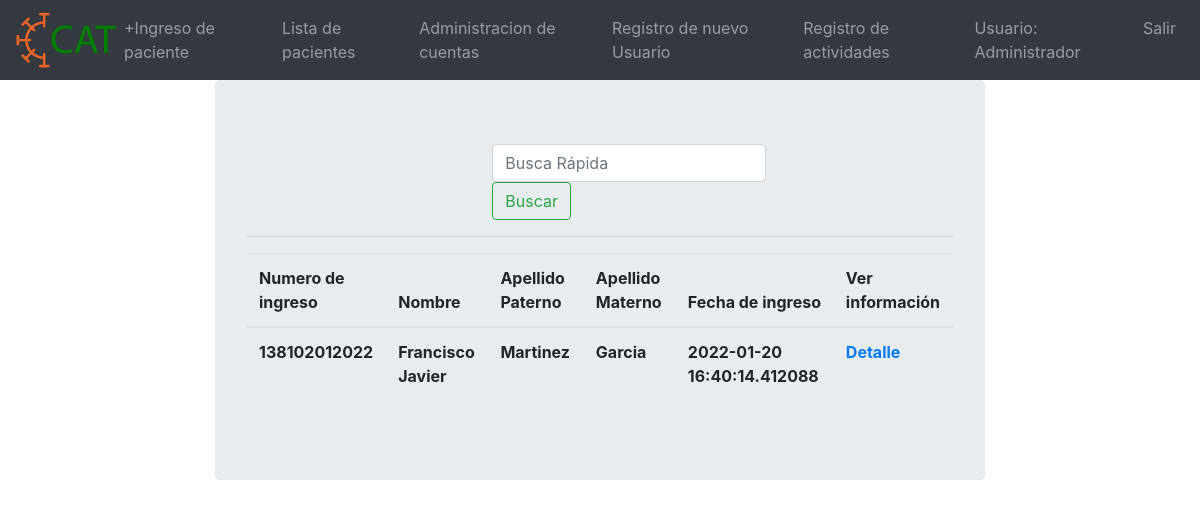
Before: /patients (signed in) with the older database file.
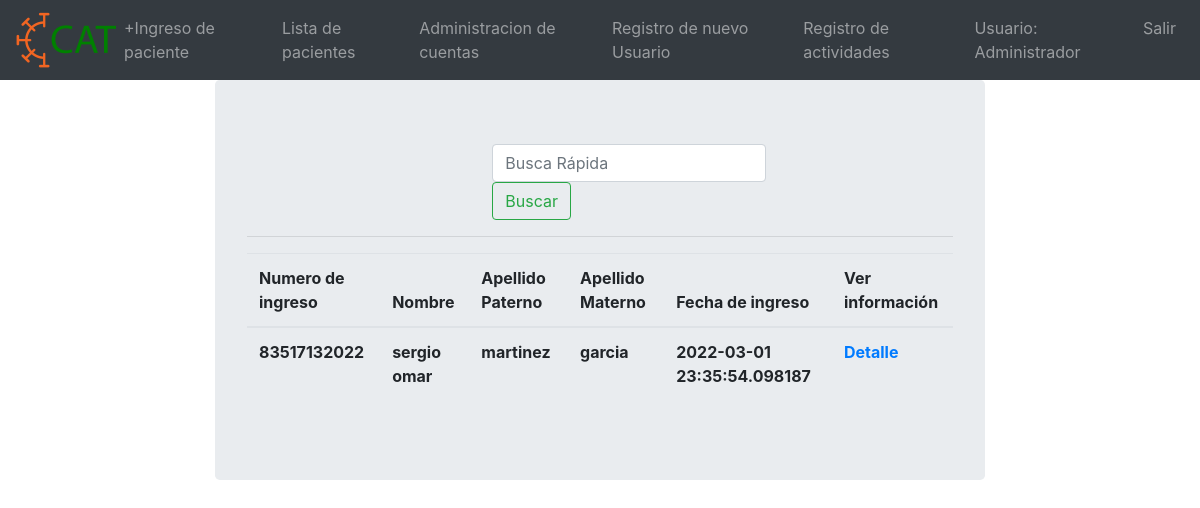
After: the same page with the newer database file.
### main.py (models this page shows)
class Patient(db.Model, UserMixin):
    ct = datetime.datetime.now()
    id = db.Column(db.Integer, primary_key=True)
    enter_id = db.Column(db.Integer,nullable=False,unique=True)
    enter_date = db.Column(db.DateTime, default = datetime.datetime.utcnow)
    informacion_introducida_por = db.Column(db.String(20),nullable=False,unique=False)
    names = db.Column(db.String(20),nullable=False,unique=False)
    first_lastname = db.Column(db.String(30),nullable=False,unique=False)
    second_lastname = db.Column(db.String(30),nullable=False,unique=False)
    dia_nacimiento = db.Column(db.String(3),nullable=False)
    mes_nacimiento = db.Column(db.String(3),nullable=False)
    ano_nacimiento = db.Column(db.String(5),nullable=False)
    address_street = db.Column(db.String(30),nullable=False)
    address_number = db.Column(db.String(30),nullable=False)
    address_cp = db.Column(db.String(30),nullable=False)
    address_colonia = db.Column(db.String(40),nullable=False)
    address_municipio = db.Column(db.String(40),nullable=False)
    address_estado = db.Column(db.String(40),nullable=False)
    address_pais = db.Column(db.String(40),nullable=False)
    gender = db.Column(db.String(20),nullable=False)
    prueba_covid = db.Column(db.String(20),nullable=False)
    saturacion = db.Column(db.String(5),nullable=False)
    padecimientos = db.Column(db.String(250),nullable=False)
    alergias = db.Column(db.String(40))
    persona_responsable_nombre = db.Column(db.String(50),nullable=False)
    persona_responsable_parentesco = db.Column(db.String(30),nullable=False)
    persona_responsable_tel = db.Column(db.String(15))
    persona_informante_nombre = db.Column(db.String(50),nullable=False)
    persona_informante_parentesco = db.Column(db.String(30),nullable=False)
    persona_informante_tel = db.Column(db.String(15))
    ant_heredo_familiares = db.Column(db.Boolean(),default = False)
    ant_personales_no_pat = db.Column(db.Boolean(),default = False)
    ant_personales_pat = db.Column(db.Boolean(), default = False)
    ant_pediatricos = db.Column(db.Boolean(), default = False)
    ant_gineco = db.Column(db.String(), default = False)
    somatometria = db.Column(db.Boolean(), default = False)

### main.py (the view)
@app.route('/patients',methods=['GET','POST'])
@login_required
def patients():
   patients = Patient.query.all()
   print(patients)
   return render_template('patients.html',patients=patients)

### main.py (called while the page is built)
@login_manager.user_loader
def load_user(user_id):
    return User.query.get(int(user_id))

### templates/patients.html (shortened to what this page needs)
{%extends "base.html" %}
{%block content%}
<div class="col-2"></div>
<div class="col-8">
    <div class="jumbotron">
        <div class="row">
            <div class="col-4">
            </div>
            <div class="col-4">
          <form class="form-inline">
    <input class="form-control mr-sm-2" type="search" placeholder="Busca Rápida" aria-label="Buscar">
    <button class="btn btn-outline-success my-2 my-sm-0" type="submit">Buscar</button>
  </form>
            </div>
            <div class="col-4">
            </div>
        </div>
        <hr>
            <table class="table">
            <thead>
                <tr>
                    <th scope="col"> Numero de ingreso</th>
                    <th scope="col"> Nombre </th>
                    <th scope="col"> Apellido Paterno </th>
                    <th scope="col"> Apellido Materno </th>
                    <th scope="col"> Fecha de ingreso</th>
                    <th scope="col"> Ver información </th>
                </tr>
            </thead>
            <tbody>
                 {% for patient in patients%}
                 <tr>
                 <th scope="col"> {{patient.enter_id}}</th>
                 <th scope="col"> {{patient.names}} </th>
                 <th scope="col"> {{patient.first_lastname}} </th>
                 <th scope="col"> {{patient.second_lastname}} </th>
                 <th scope="col"> {{patient.enter_date}} </th>
                 <th scope="col"> <a href="patient_dashboard?enter_id={{patient.enter_id}}">Detalle</a></th>
                 </tr>
                 {%endfor%}
            </tbody>
            </table>
        </div>
    </div>
</div>
{%endblock%}

Changed rows visible on the page:
changed Patient: enter_id "138102012022" → "83517132022"; names "Francisco Javier" → "sergio omar"; first_lastname "Martinez" → "martinez"; second_lastname "Garcia" → "garcia"; enter_date "2022-01-20 16:40:14.412088" → "2022-03-01 23:35:54.098187"
